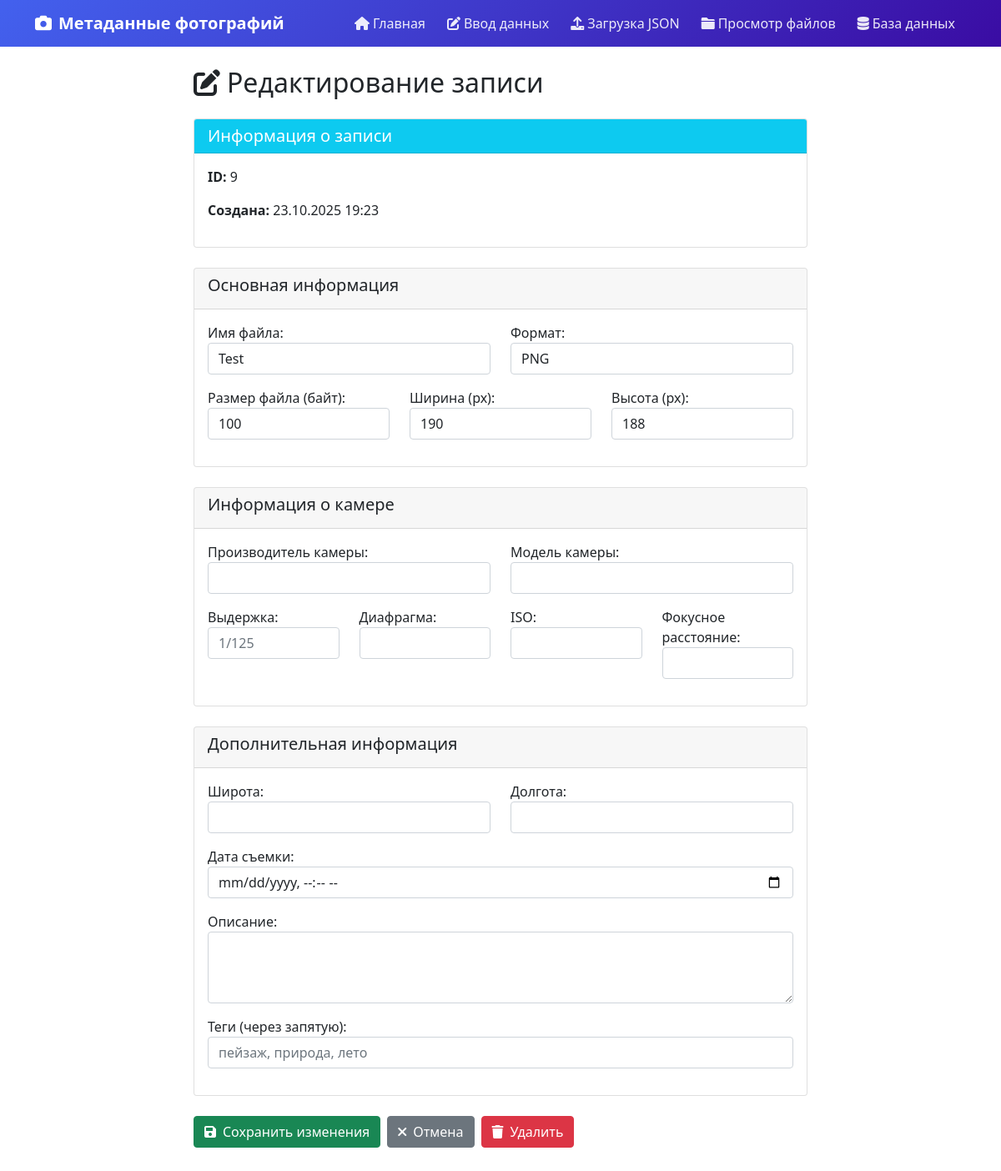
/edit/9/, run on an earlier commit of the app's database.
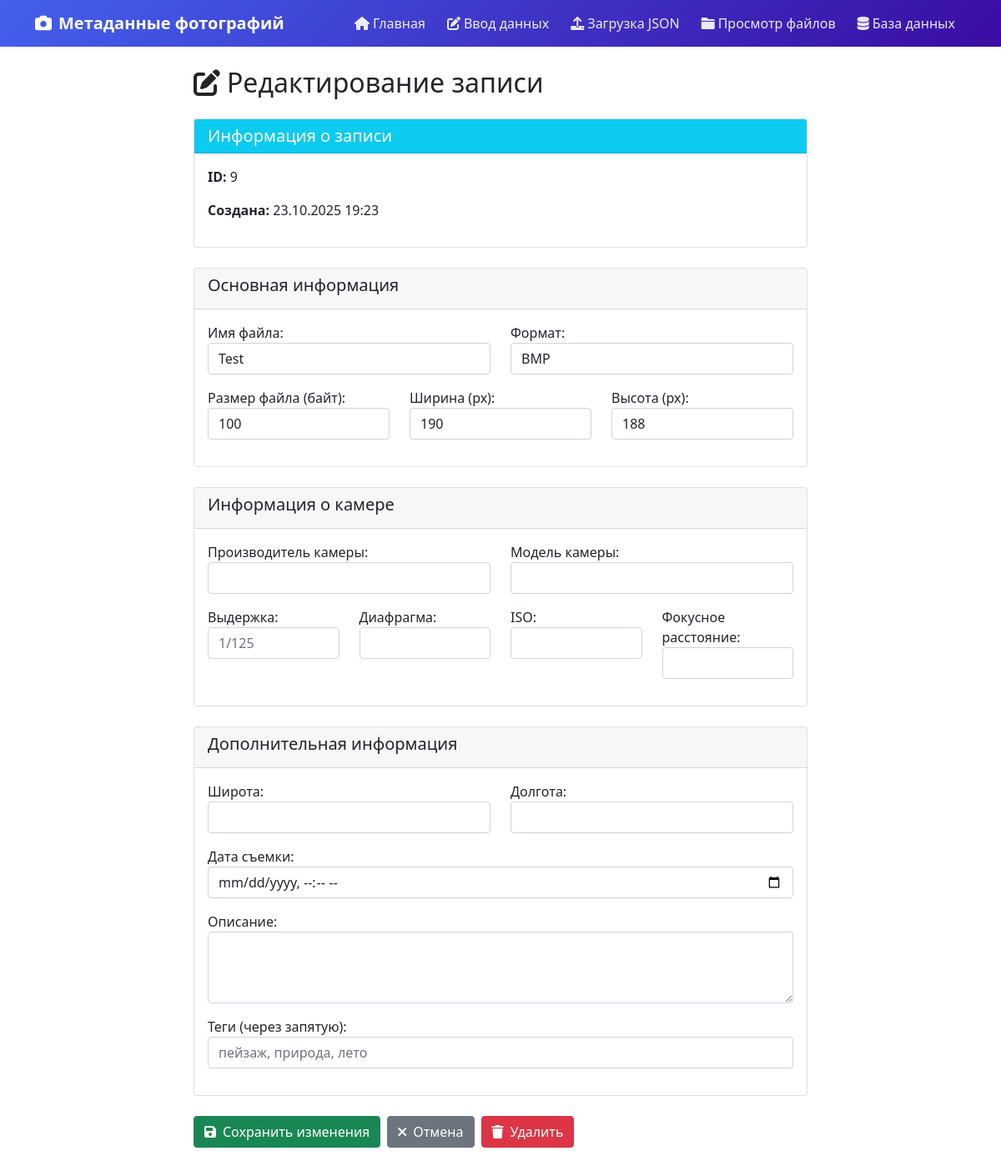
And on a later commit of the database.
### photo_metadata/models.py (models this page shows, shortened)
class PhotoMetadata(models.Model):
    FORMAT_CHOICES = [
        ('JPEG', 'JPEG'),
        ('PNG', 'PNG'),
        ('GIF', 'GIF'),
        ('BMP', 'BMP'),
        ('TIFF', 'TIFF'),
    ]
    filename = models.CharField(max_length=255,unique=True, verbose_name="Имя файла")
    format = models.CharField(max_length=10, choices=FORMAT_CHOICES, verbose_name="Формат")
    file_size = models.PositiveIntegerField(
        verbose_name="Размер файла (байт)",
        validators=[MinValueValidator(1)]
    )
    width = models.PositiveIntegerField(
        verbose_name="Ширина (px)",
        validators=[MinValueValidator(1)]
    )
    height = models.PositiveIntegerField(
        verbose_name="Высота (px)",
        validators=[MinValueValidator(1)]
    )
    camera_make = models.CharField(max_length=100, blank=True, verbose_name="Производитель камеры")
    camera_model = models.CharField(max_length=100, blank=True, verbose_name="Модель камеры")
    exposure_time = models.CharField(max_length=20, blank=True, verbose_name="Выдержка")
    aperture = models.DecimalField(max_digits=3, decimal_places=1, null=True, blank=True, verbose_name="Диафрагма")
    iso = models.PositiveIntegerField(null=True, blank=True, verbose_name="ISO")
    focal_length = models.DecimalField(max_digits=5, decimal_places=1, null=True, blank=True, verbose_name="Фокусное расстояние")
    latitude = models.DecimalField(max_digits=9, decimal_places=6, null=True, blank=True, verbose_name="Широта")
    longitude = models.DecimalField(max_digits=9, decimal_places=6, null=True, blank=True, verbose_name="Долгота")
    created_date = models.DateTimeField(auto_now_add=True, verbose_name="Дата создания записи")
    capture_date = models.DateTimeField(null=True, blank=True, verbose_name="Дата съемки")
    description = models.TextField(blank=True, verbose_name="Описание")
    tags = models.CharField(max_length=500, blank=True, verbose_name="Теги (через запятую)")
    class Meta:
        verbose_name = "Метаданные фотографии"
        verbose_name_plural = "Метаданные фотографий"
        unique_together = ['filename', 'format', 'file_size', 'width', 'height']

### photo_metadata/views.py (the view)
# urls.py: path('edit/<int:record_id>/', views.edit_record, name='edit_record'),
def edit_record(request, record_id):
    record = get_object_or_404(PhotoMetadata, id=record_id)
    if request.method == 'POST':
        form = EditPhotoMetadataForm(request.POST, instance=record)
        if form.is_valid():
            try:
                form.save()
                messages.success(request, 'Запись успешно обновлена!')
                return redirect('database_records')
            except IntegrityError:
                messages.error(request, 'Ошибка: запись с таким именем файла уже существует!')
            except ValidationError as e:
                messages.error(request, f'Ошибка валидации: {e}')
    else:
        form = EditPhotoMetadataForm(instance=record)
    context = {
        'form': form,
        'record': record
    }
    return render(request, 'photo_metadata/edit_record.html', context)

### templates/photo_metadata/edit_record.html (shortened to what the changed rows need)
{% extends 'base.html' %}
{% block content %}
<div class="row">
    <div class="col-md-8 mx-auto">
        <h2 class="mb-4">
            <i class="fas fa-edit me-2"></i>Редактирование записи
        </h2>
        <div class="card mb-4">
            <div class="card-body">
                <p><strong>ID:</strong> {{ record.id }}</p>
                <p><strong>Создана:</strong> {{ record.created_date|date:"d.m.Y H:i" }}</p>
            </div>
        </div>
        <form method="post" novalidate>
            <div class="card mb-4">
                <div class="card-body">
                    <div class="row">
                        <div class="col-md-6">
                            <div class="mb-3">
                                {{ form.filename.label_tag }}
                                {{ form.filename }}
                            </div>
                        </div>
                        <div class="col-md-6">
                            <div class="mb-3">
                                {{ form.format.label_tag }}
                                {{ form.format }}
                            </div>
                        </div>
                    </div>
                    <div class="row">
                        <div class="col-md-4">
                            <div class="mb-3">
                                {{ form.file_size.label_tag }}
                                {{ form.file_size }}
                            </div>
                        </div>
                        <div class="col-md-4">
                            <div class="mb-3">
                                {{ form.width.label_tag }}
                                {{ form.width }}
                            </div>
                        </div>
                        <div class="col-md-4">
                            <div class="mb-3">
                                {{ form.height.label_tag }}
                                {{ form.height }}
                            </div>
                        </div>
                    </div>
                </div>
            </div>
            <div class="card mb-4">
                <div class="card-body">
                    <div class="row">
                        <div class="col-md-6">
                            <div class="mb-3">
                                {{ form.camera_make.label_tag }}
                                {{ form.camera_make }}
                            </div>
                        </div>
                        <div class="col-md-6">
                            <div class="mb-3">
                                {{ form.camera_model.label_tag }}
                                {{ form.camera_model }}
                            </div>
                        </div>
                    </div>
                    <div class="row">
                        <div class="col-md-3">
                            <div class="mb-3">
                                {{ form.exposure_time.label_tag }}
                                {{ form.exposure_time }}
                            </div>
                        </div>
                        <div class="col-md-3">
                            <div class="mb-3">
                                {{ form.aperture.label_tag }}
                                {{ form.aperture }}
                            </div>
                        </div>
                        <div class="col-md-3">
                            <div class="mb-3">
                                {{ form.iso.label_tag }}
                                {{ form.iso }}
                            </div>
                        </div>
                        <div class="col-md-3">
                            <div class="mb-3">
                                {{ form.focal_length.label_tag }}
                                {{ form.focal_length }}
                            </div>
                        </div>
                    </div>
                </div>
            </div>
            <div class="card mb-4">
                <div class="card-body">
                    <div class="row">
                        <div class="col-md-6">
                            <div class="mb-3">
                                {{ form.latitude.label_tag }}
                                {{ form.latitude }}
                            </div>
                        </div>
                        <div class="col-md-6">
                            <div class="mb-3">
                                {{ form.longitude.label_tag }}
                                {{ form.longitude }}
                            </div>
                        </div>
                    </div>
                    <div class="mb-3">
                        {{ form.capture_date.label_tag }}
                        {{ form.capture_date }}
                    </div>
                    <div class="mb-3">
                        {{ form.description.label_tag }}
                        {{ form.description }}
                    </div>
                    <div class="mb-3">
                        {{ form.tags.label_tag }}
                        {{ form.tags }}
                    </div>
                </div>
            </div>
        </form>
    </div>
</div>
{% endblock %}

What changed in the data, as far as the page shows it:
changed PhotoMetadata "Test": format "PNG" → "BMP"
